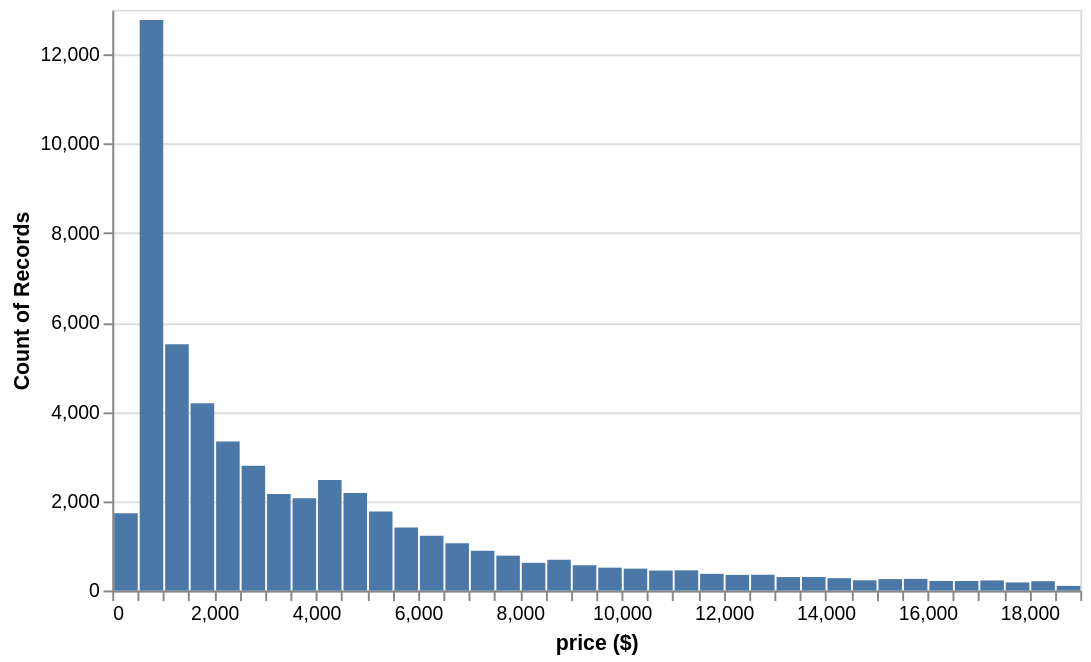

Here is the notebook cell this chart was saved with:
### Markdown cell above
To help with the large data problem, we can make sure that we're only passing in necessary columns to Altair (as described in [Preaggregate and Filter in pandas](https://altair-viz.github.io/user_guide/large_datasets.html#preaggregate-and-filter-in-pandas)).

To do this, instead of just passing in `diamonds`, we pass in only the `price` column with `diamonds[['price']]`.

### Code cell
alt.Chart(diamonds[['price']]).properties(width = 500,
                                          height = 300).mark_bar(tooltip=True).encode(
    x= alt.X('price:Q', bin=alt.Bin(step=500), title='price ($)'),
    y= alt.Y('count()')
)

### Figure 1 — Vega-Lite specification as saved in the notebook (floating-point values rounded to 4 significant figures; data arrays with more than 128 entries replaced by an {"elided": "..."} marker saying what was removed)
{"config": {"view": {"continuousWidth": 300, "continuousHeight": 300}}, "data": {"name": "data-4acd3d4bafd4b02d62298bddcfb51fd1"}, "mark": {"type": "bar", "tooltip": true}, "encoding": {"x": {"bin": {"step": 500}, "field": "price", "title": "price ($)", "type": "quantitative"}, "y": {"aggregate": "count", "type": "quantitative"}}, "height": 300, "width": 500, "$schema": "https://vega.github.io/schema/vega-lite/v5.20.1.json", "datasets": {"data-4acd3d4bafd4b02d62298bddcfb51fd1": {"elided": "53940 records"}}}
